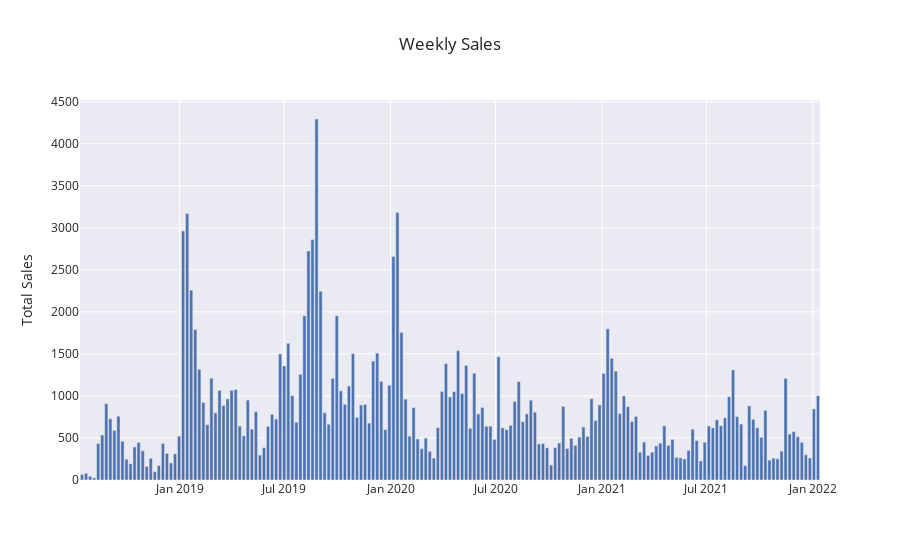

The notebook cell this image was saved under:
### Code cell
salesgroup['date'] = pd.to_datetime(sales['date'])
weeklysales = salesgroup.groupby(salesgroup['date'].dt.to_period('W')).sum(numeric_only=True)
weeklysales = weeklysales.resample('W').asfreq().fillna(0)
weeklyfig = px.bar(weeklysales,x=weeklysales.index.to_timestamp(),y='product sales', title='Weekly Sales', labels={"product sales":'Total Sales'},template='seaborn')
weeklyfig.update_layout(xaxis_title=None)
weeklyfig.show()

### Figure 1 — Plotly figure (JSON) as saved in the notebook; plotly's stock layout.template omitted (floating-point values rounded to 4 significant figures; data arrays with more than 128 entries replaced by an {"elided": "..."} marker saying what was removed)
{"data": [{"alignmentgroup": "True", "hovertemplate": "x=%{x}<br>Total Sales=%{y}<extra></extra>", "legendgroup": "", "marker": {"color": "rgb(76,114,176)", "pattern": {"shape": ""}}, "name": "", "offsetgroup": "", "orientation": "v", "showlegend": false, "textposition": "auto", "type": "bar", "x": {"elided": "183 str values"}, "xaxis": "x", "y": {"elided": "183 float values"}, "yaxis": "y"}], "layout": {"barmode": "relative", "legend": {"tracegroupgap": 0}, "title": {"text": "Weekly Sales"}, "xaxis": {"anchor": "y", "domain": [0, 1], "title": {}}, "yaxis": {"anchor": "x", "domain": [0, 1], "title": {"text": "Total Sales"}}}}
